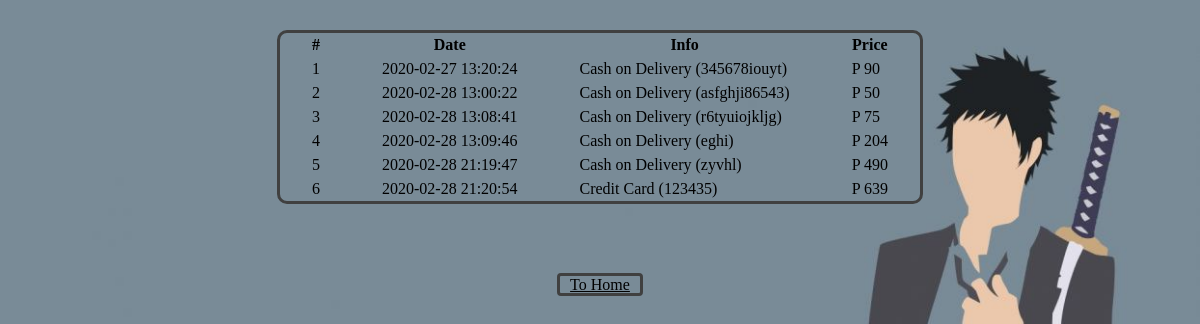
Page /admin_purchases.php (signed in) on the committed database.
### tables this page shows
CREATE TABLE `purchases` (
  `ID` int(10) UNSIGNED NOT NULL,
  `amount` int(10) NOT NULL,
  `userid` int(10) NOT NULL,
  `info` varchar(200) NOT NULL,
  `dateofpurchase` timestamp NOT NULL DEFAULT current_timestamp() ON UPDATE current_timestamp()
);

### admin_purchases.php (the view, shortened to what this page needs)
<?php session_start();
 include ("db.php");
 if(!isset($_SESSION['alogin']))
  {
header('location:login_reg.php');
}
else{
?>
 <!DOCTYPE html>
 <html>
 <head>
 <link rel="stylesheet" type="text/css" href="css-js/admin_purchase.css">
</head>
 <body>
 <center>
<?php
$results_per_page = 10;
if(!isset($_GET['page'])){
	$page =1;
}
else{
	$page = $_GET['page'];
}
$this_page_first_result = ($page-1)*$results_per_page;
$sql = "SELECT * FROM purchases LIMIT " . $this_page_first_result . "," . $results_per_page;
$results = mysqli_query($con,$sql);
$count=1;
if(mysqli_num_rows($results) > 0)
{?>
<table>
	<thead>
	<tr>
	<th>#</th>
	<th>Date</th>
	<th>Info</th>
	<th>Price</th>
	</thead>
<tbody>
<?php while($row = mysqli_fetch_assoc($results)){?>
<tr>
	<td><?php echo $count;?></td>
	<td><?php echo $row['dateofpurchase'];?></td>
	<td><?php echo $row['info'];?></td>
	<td>P <?php echo $row['amount'];?></td>
</tr>
<?php $count +=1;
}?>
</tbody>
</table>
<br><br>
<?php
	}
else{
	echo "<h3>No Purchases Found</h3>";
}
?>
<br><br>
<a id="a" href="adminhome.php">To Home</a>
 </center>
 </body>
 </html>
 <?php }?>

### css-js/admin_purchase.css (style rules this page uses)
body { background-image: url(../images/hitmanreborn.jpg); background-repeat: no-repeat; background-size: 100%; font-family: Georgia, Seriff; }
a { border-style: solid; border-color: #404040; border-radius: 4px; margin: 5px; padding: 0px 10px; color: black; transition: 0.4s; }
td { padding-right: 30px; padding-left: 30px; padding-top: 3px; }
table { border-style: solid; border-color: #404040; border-radius: 10px; margin-top: 30px; }

### rows in the picture
purchases: dateofpurchase "2020-02-27 13:20:24", info "Cash on Delivery (345678iouyt)", amount "90"
purchases: dateofpurchase "2020-02-28 13:00:22", info "Cash on Delivery (asfghji86543)", amount "50"
purchases: dateofpurchase "2020-02-28 13:08:41", info "Cash on Delivery (r6tyuiojkljg)", amount "75"
purchases: dateofpurchase "2020-02-28 13:09:46", info "Cash on Delivery (eghi)", amount "204"
purchases: dateofpurchase "2020-02-28 21:19:47", info "Cash on Delivery (zyvhl)", amount "490"
purchases: dateofpurchase "2020-02-28 21:20:54", info "Credit Card (123435)", amount "639"
